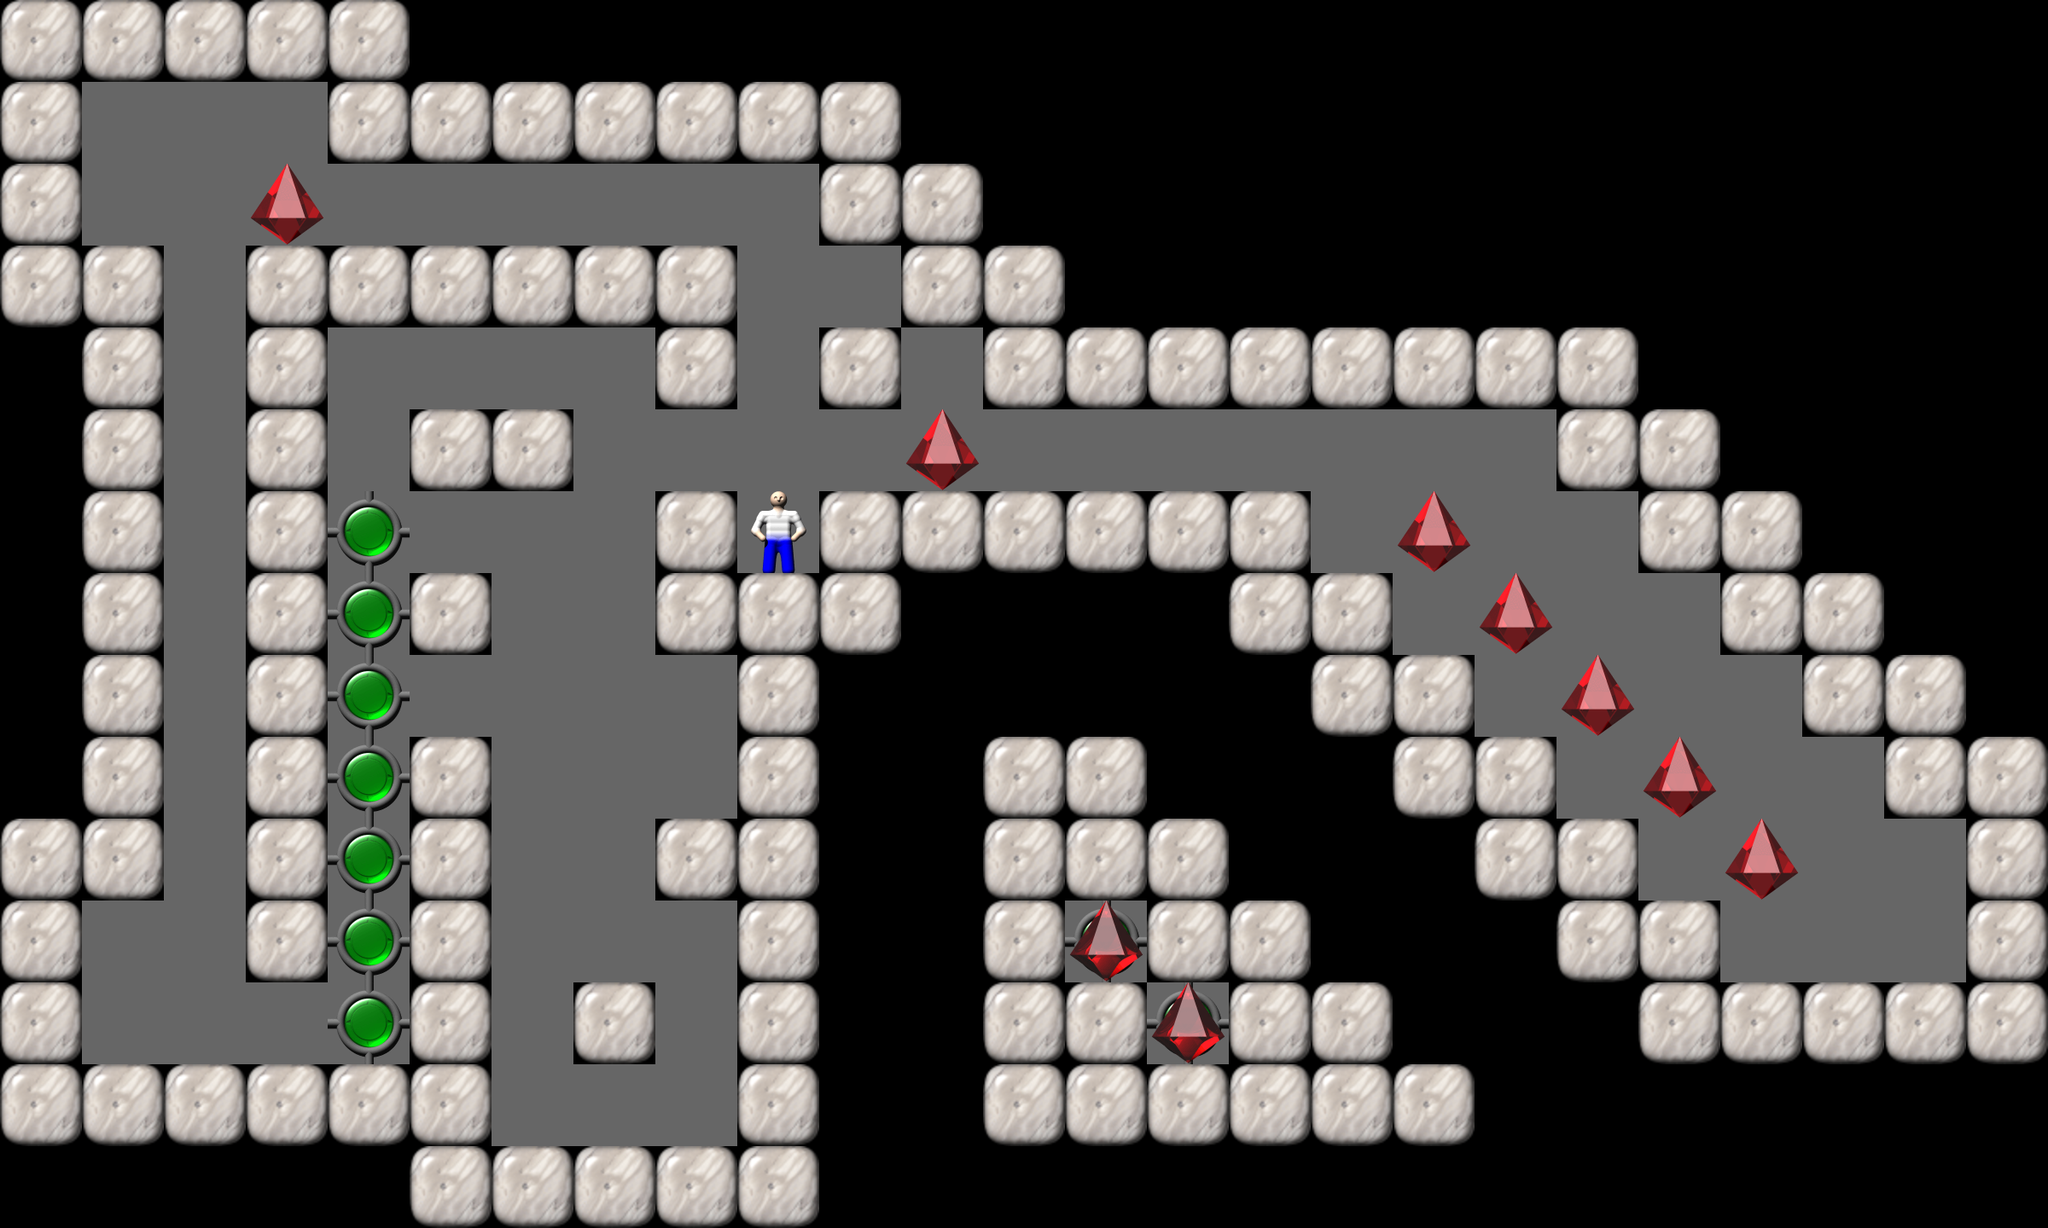

The image is a tile-based game level rendered from a .tmx file. Its description and source (layers, tilesets, objects; grid data summarised) follow:
An orthogonal 25x15 tile map with 96x96 px tiles, 1 tile layer (Tile Layer 1).

<map version="1.0" orientation="orthogonal" width="25" height="15" tilewidth="96" tileheight="96">
  <properties>
    <property name="Title" value="18" />
  </properties>
  <tileset source="Sokoban.tsx" firstgid="1" />
  <layer name="Tile Layer 1" width="25" height="15">
    <data>[375 cells, 375 non-empty, 7 distinct tile ids]</data>
  </layer>
</map>
